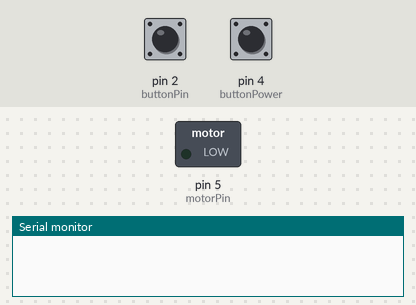
The sketch below on a simulated Arduino Uno, built with avr-gcc and run on an emulated ATmega328P. Shown: switched loads named in the sketch (green lamp = pin HIGH), the last lines printed to the serial monitor. Inputs (shaded band) come from the test bench; at power-on: pin 2 (buttonPin) LOW, pin 4 (buttonPower) LOW.

Above: at 1.2 s.
1.3 s: pin 2 (buttonPin) pulled HIGH for 0.15 s
At 2.0 s:
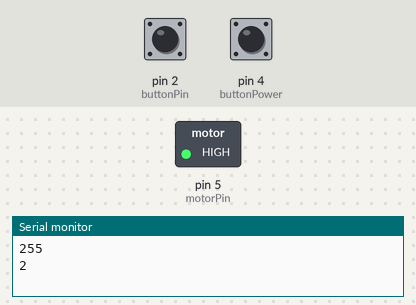
2.9 s: pin 2 (buttonPin) pulled HIGH for 1 s
At 4.5 s:
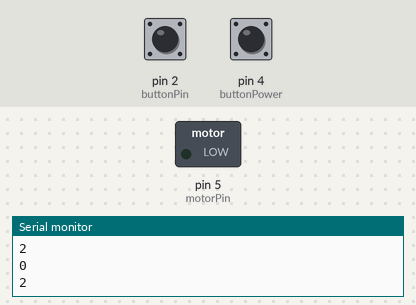
5.4 s: pin 2 (buttonPin) pulled HIGH for 3.2 s
At 6.3 s:
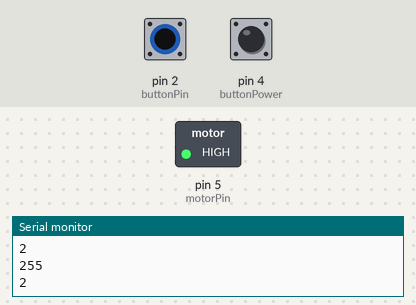
Timing chart, 0 to 8.4 s (numbered marks = the images above; inputs shaded):
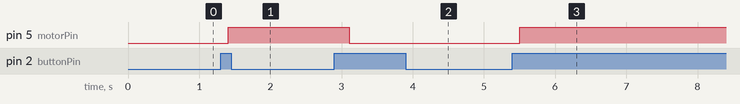

Measured:
- after the input at 1.3 s, pin 5 (motorPin): LOW → HIGH after 0.11 s
- after the input at 2.9 s, pin 5 (motorPin): HIGH → LOW after 0.21 s
- after the input at 5.4 s, pin 5 (motorPin): LOW → HIGH after 0.11 s

The sketch:

GE102_NonDebounced_CIRC_11.ino
```cpp
/*     -----------------------------------------------------------
 *     | JAMES PERRIN GE102   Week 7        1.0                  |
 *     -----------------------------------------------------------
 *
 *      Forward and reverse controller using arduino and relay:
 *
 *      Allows for forward and reverse control (using a button) of a toy motor as well as a power on and off button. Includes red Led power indicator
 *      as well as two leds to indicate whether the motor is currenty running clockwise or counterclockwise.
 *
 *      PRESENT ISSUES:
 *
 *      1. power button not debounced but I havent had any serious issues thus far...
 *      2. Transistor base control connected to motorPin 5 needs a capacitor 100 uF or else relay buzzes momentarily when power is applied
 *      3. diode snubs EMF each time motor direction is changed (every time the button is pressed); when I did not have power control transistor hooked up it only flashed when
 *         power was applied (once every two clicks of the button), I am not sure what the ramifications of this are.
 *
 */


#define buttonPin 2            // starts/stops flow to relay control transistor
#define buttonPower 4          // Power button
#define motorPin 5            // Whatever pin you want to control your relay
#define powerPin 10          // Controls transistors breadboard ground flow (basically cuts off breadboard from ground when there isnt any current).


bool currentButton = LOW;             // True or False
bool currentButtonTwo = LOW;
bool lastButton = LOW;              // True or False
bool lastButtonTwo = LOW;            // True or False


int motorState = 0;               // The default motor value
int powerState = 0;               //
int voltageOn = 255;              // Activates power in digital pins 1.5V  40mA


void setup() {                      // Stuff that we want to get run once and big in the bigger scope of things
  Serial.begin(9600);                     // Useful for debugging
  pinMode(buttonPin, INPUT);                 // Uhh setting pinmode to input fo the button
  pinMode(buttonPower, INPUT);
  pinMode(motorPin, OUTPUT);                // setting mot pin to output
  pinMode(powerPin, OUTPUT);

}

  boolean debounce(boolean last)                   // My debouncing attempt
  {
    boolean current = digitalRead(buttonPin);
    if (last != current)
    {
      delay(5);
      current = digitalRead(buttonPin);
    }
    return current;
  }

void loop() {                                                 //     majority of whats going on

  currentButton = debounce(lastButton);                      // runs debounce routine
  currentButtonTwo = digitalRead(buttonPower);

  if (lastButton == LOW && currentButton == HIGH) {            // ** so that the button doesnt double register... I think...


      if (motorState <= 255) {                                  // Will raise voltage if voltage on motor is still <= 255
         motorState = motorState + voltageOn;

         Serial.println(motorState);                            // For my debugging purposes
         delay(50);
         Serial.println(buttonPin);                              // Same ^
         delay(50);
      }

      if (motorState > 255) {          // turns off LED AND motor if motor is greater than 255 volts
        motorState = 0;

        Serial.println(motorState);      // For my debugging purposes
        delay(50);
        Serial.println(buttonPin);         // Same ^
        delay(50);
       }
  }


/*
 * A whole new block of code for second button here
 *
 */


 if (currentButtonTwo != lastButtonTwo) {            // ** so that the button doesnt double register... I think...


 if (currentButtonTwo == HIGH) {                // The meat and potatoes of the opperation, Starts the next gear if the gear is still < 5

      if (powerState <= 255) {                 // Will raise voltage if voltage on motor is still <= 255
        powerState = powerState + voltageOn;

        Serial.println(powerState);             // For my debugging purposes
        delay(50);
        Serial.println(buttonPower);            // Same ^
        delay(50);

      }

      if (powerState > 255) {                   // turns off LED AND motor if motor is greater than 255 volts
        powerState = 0;

          Serial.println(powerState);            // For my debugging purposes
           delay(50);
           Serial.println(buttonPower);         // Same ^
           delay(50);

      }

    }
  }


  analogWrite(motorPin, motorState);           // Puts our (at the moment) hypothetical nonsense into the physical realm
  analogWrite(powerPin, powerState);

  lastButton = currentButton;                  //  ties back to **
  lastButtonTwo = currentButtonTwo;            //  ties back to **
}
```
